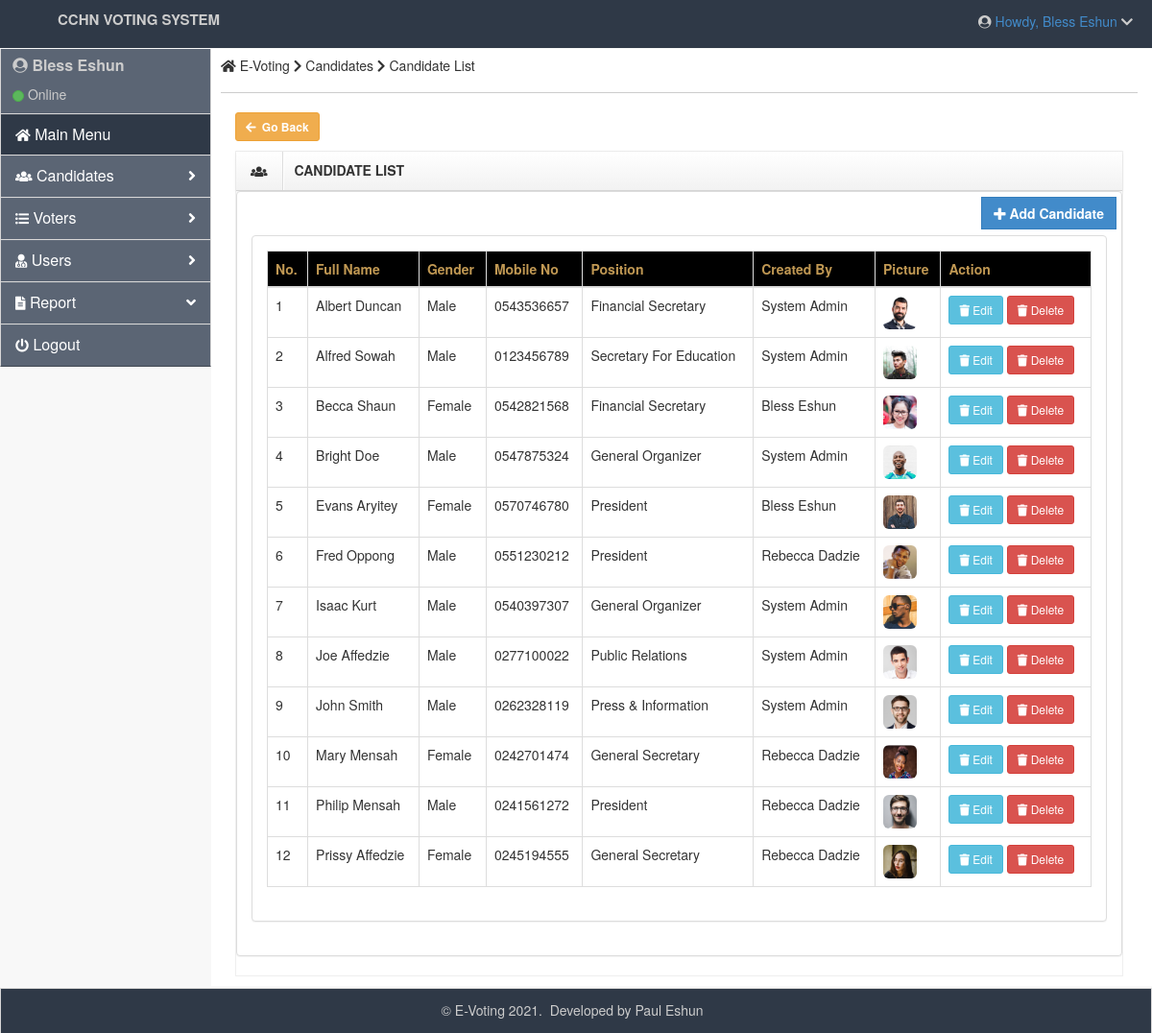
Screenshot of /admin/candidates.php (signed in) with the database file from the repository.
### tables this page shows
CREATE TABLE `candidates` (
  `candidateid` int(30) NOT NULL,
  `name` varchar(255) NOT NULL,
  `gender` varchar(255) NOT NULL,
  `phoneno` varchar(20) NOT NULL,
  `position` varchar(200) NOT NULL,
  `createdby` text NOT NULL,
  `picture` varchar(255) NOT NULL
);

### admin/candidates.php (the view, shortened to what this page needs)
<?php
include '../functions/db_connection.php';
?>
<!DOCTYPE html>
<html lang="en">
<head class="">
    <link rel="stylesheet" href="../admin/assets/plugins/bootstrap/css/bootstrap.css" />
    <link rel="stylesheet" href="../admin/assets/css/main.css" />
    <link rel="stylesheet" href="../admin/assets/css/theme.css" />
    <link rel="stylesheet" href="../admin/assets/css/MoneAdmin.css" />
    <link rel="stylesheet" href="../assets/font-awesome/css/fontawesome-all.css" />
    <link rel="stylesheet" href="../third-party/dist/css/bootstrapValidator.css">
	</head>
    <body class="padTop53 " onload="pageLoading()" onreset="" >
    <div id="wrap" >
       <?php include('top.php') ?>
    	<?php include('left.php') ?>
        <div id="content">
            <div class="inner" style="min-height: 700px;">
                <div class="row">
                    <div class="col-lg-12">
                        <h5><span class="fa fa-home"></span> E-Voting <i class="fa fa-chevron-right"></i> Candidates <i class="fa fa-chevron-right"></i> Candidate List </h5>
                    </div>
                </div>
                  <hr class="border-primary"/>
                 <div class="col-lg-12">
                   <a href="dashboard.php" class="btn btn-warning btn-sm" style="font-weight: bold"><i class="fa fa-arrow-left" style="margin-right: 3px;"></i> Go Back</a>
                <div class="box">
                    <header>
                        <div class="icons"><i class="fa fa-users"></i></div>
                        <h5>CANDIDATE LIST</h5>
                        <div class="toolbar">
                            <ul class="nav pull-right">
                                <li>
                                    <a class="accordion-toggle minimize-box" data-toggle="collapse" href="#div-4">
                                    </a>
                                </li>
                            </ul>
                        </div>
                    </header>
                    <div class="panel panel-default">
                        <a href="" target="_self" data-toggle="modal" data-target="#regAdmin" class="btn btn-primary btn-rect" style="font-weight: bold; float: right; margin: 5px 5px 5px 5px;"><i class="fa fa-plus"></i> Add Candidate</a>
						<br>
                       <div class="panel-body" style="margin-top: 10px;">
                        <div class="panel panel-default">
                                <div class="panel-body" >
                                    <table id="table" data-toggle="table" data-pagination="" data-search="true" data-show-columns="" data-show-pagination-switch="" data-show-refresh="" data-key-events="" data-show-toggle="" data-resizable="" data-cookie="" data-cookie-id-table="saveId" data-show-export="" data-click-to-select="" data-toolbar="#toolbar" class="table table-bordered table-hover" width="100%">
                    			<thead class="text-warning" style="background: #000">
                        			<tr class="">
                        <th class="">No.</th>
                        <th data-field="fullname">Full Name</th>
                        <th data-field="gender">Gender</th>
                        <th data-field="mobile">Mobile No</th>
                        <th data-field="position">Position</th>
                        <th data-field="createdby" class="">Created By</th>
                        <th data-field="picture">Picture</th>
                        <th data-field="action">Action</th>
                        </tr>
                    			</thead>
                    <tbody>
        <?php
            $query1=mysqli_query($connect_db, "SELECT * FROM `candidates` ORDER BY `name` ASC");
            $cnt=1;
            while($records=mysqli_fetch_array($query1)){
        ?>
                <tr>
                <td><?php echo $cnt; ?></td>
                <td><?php echo $records['name']; ?></td>
                <td><?php echo $records['gender']; ?></td>
                <td><?php echo $records['phoneno']; ?></td>
                <td><?php echo $records['position']; ?></td>
                <td><?php echo $records['createdby']; ?></td>
                <td class=""><img style="" src="<?php echo $records['picture']; ?>" width="35" height="35" class="img-rounded"</td>
                <td class="datatable-ct">
                 <a title="Click to update" id="<?php echo $records['candidateid'] ?>" href="#edit_candidate<?php echo $records['candidateid'] ?>"  data-toggle="modal" class="btn btn-info btn-sm" href=""> <i class="fa fa-trash"></i> Edit </a>
                 <a title="Click to delete" class="btn btn-danger btn-sm" href="delete-candidate.php?candidateid=<?php echo htmlentities($records['candidateid']);?>" onclick="return confirm('Do you really want to delete this candidate from the system?')"> <i class="fa fa-trash"></i> Delete </a>
               </td>
                </tr>
            <?php
            $cnt=$cnt+1;
}?>
                    </tbody>
                </table>
                                </div>
                        </div>
                          </div>
                    </div>
                </div>
					</div>
			</div>
        </div>
    </div>
   <?php include('modal/add_candidate.php') ?>
<?php include('../includes/footer.php'); ?>
	</body>
</html>

### admin/assets/css/main.css (style rules this page uses)
#wrap { margin: 0 auto; }
@media (min-width: 768px) { html, body { height: 100%; } }
@media (min-width: 768px) { #wrap { height: auto !important; height: 100%; min-height: 100%; padding: 0 0 48px; margin-bottom: -48px; } }
body.padTop53 { padding-top: 75px; overflow: visible; }
@media (min-width: 802px) { body.padTop53 { padding-top: 51px; } }
#wrap:before, #top:before, .head:before, #footer:before, #wrap:after, #top:after, .head:after, #footer:after { display: table; content: " "; }
#wrap:after, #top:after, .head:after, #footer:after { clear: both; }
#wrap { background-color: #f8f8f8; }
@media (min-width: 768px) { #content { margin-left: 100px; } }
@media (min-width: 992px) { #content { margin-left: 220px; } }
#content { -webkit-transition: margin 0.4s; transition: margin 0.4s; }
.inner { position: relative; min-height: 1px; padding-right: 15px; padding-left: 10px; background: #fff; border: 0px solid #e4e4e4; min-height:1200px; }
@media (min-width: 768px) { .inner { float: left; width: 100%; } }
.inner .row { margin-right: -15px; margin-left: -15px; }
.box { position: relative; display: block; margin: 10px auto; border: 1px solid #efefef; }
.box header { background-repeat: repeat-x; border-bottom: 1px solid #d4d4d4; -webkit-box-shadow: 0 1px 4px rgba(0, 0, 0, 0.065); box-shadow: 0 1px 4px rgba(0, 0, 0, 0.065); background-image: linear-gradient(to bottom, #ffffff 0%, #f2f2f2 100%); }
.box header:before, .box header:after { display: table; content: " "; }
.box header:after { clear: both; }
.box header .icons, .box header h5, .box header .toolbar { position: relative; display: block; float: left; min-height: 1px; padding: 0; margin: 0; }
.box header .icons { padding: 10px 15px; border-right: 1px solid #ddd; -webkit-box-shadow: 1px 0px 0px #ffffff; box-shadow: 1px 0px 0px #ffffff; }
.box header h5 { padding: 12px; font-weight: bold; }
.box:not(.dark) header .toolbar .nav > li > a { color:#1973e1; }
.box header .toolbar { display: inline-table; float: right; }
.box header .toolbar .nav { margin: 1px 1px 0 0; }
.box header .toolbar .nav > li { display: inline-block; }
.box header .toolbar .nav > li > a { padding-top: 9px; }
.btn-rect { border-radius: 0 !important; }
.inner hr { margin-top: 10px; border-top-color: #ccc; }

### admin/assets/css/MoneAdmin.css (style rules this page uses)
body { background-color: #f8f8f8; }

### rows the page displays
candidates: name "Albert Duncan", gender "Male", phoneno "0543536657", position "Financial Secretary", createdby "System Admin", picture (picture)
candidates: name "Alfred Sowah", gender "Male", phoneno "0123456789", position "Secretary For Education", createdby "System Admin", picture (picture)
candidates: name "Becca Shaun", gender "Female", phoneno "0542821568", position "Financial Secretary", createdby "Bless Eshun", picture (picture)
candidates: name "Bright Doe", gender "Male", phoneno "0547875324", position "General Organizer", createdby "System Admin", picture (picture)
candidates: name "Evans Aryitey", gender "Female", phoneno "0570746780", position "President", createdby "Bless Eshun", picture (picture)
candidates: name "Fred Oppong", gender "Male", phoneno "0551230212", position "President", createdby "Rebecca Dadzie", picture (picture)
candidates: name "Isaac Kurt", gender "Male", phoneno "0540397307", position "General Organizer", createdby "System Admin", picture (picture)
candidates: name "Joe Affedzie", gender "Male", phoneno "0277100022", position "Public Relations", createdby "System Admin", picture (picture)
candidates: name "John Smith", gender "Male", phoneno "0262328119", position "Press & Information", createdby "System Admin", picture (picture)
candidates: name "Mary Mensah", gender "Female", phoneno "0242701474", position "General Secretary", createdby "Rebecca Dadzie", picture (picture)
candidates: name "Philip Mensah", gender "Male", phoneno "0241561272", position "President", createdby "Rebecca Dadzie", picture (picture)
candidates: name "Prissy Affedzie", gender "Female", phoneno "0245194555", position "General Secretary", createdby "Rebecca Dadzie", picture (picture)

### other values shown
$_SESSION['uname'] "Bless Eshun"
